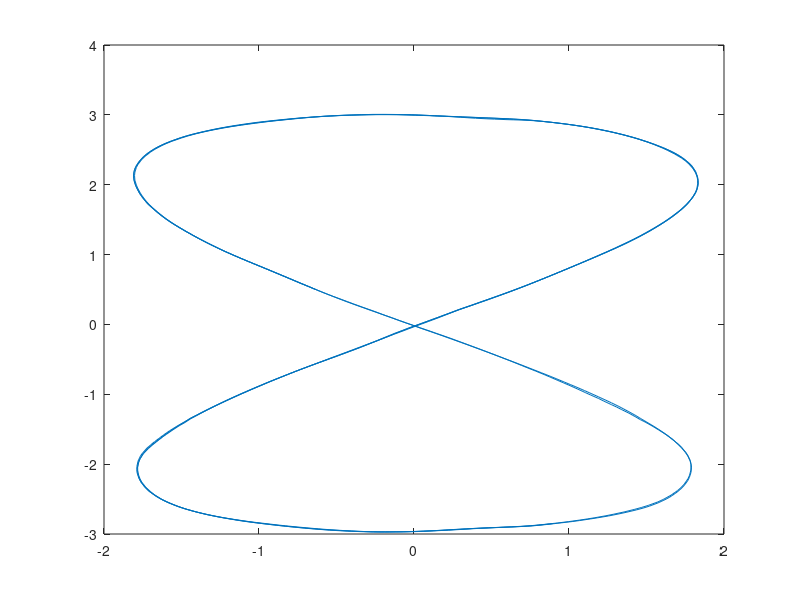

MATLAB code to generate this figure: (Note: this script raises an error after producing the figure.)



%% round tourht
%clear
load("RealG3.mat")
plot(position(:,2),position(:,3))
%clear
%%
%% Task 7.1 Calculate the normal distribution parameters
clear
load("calibration_data.mat")
% we know where the car is
% we know how long a beep should take to arrive
% since the car is still, each measure should be 0.5 away from the next
% using this we can get the error
tdoa_errors = zeros(12,25)
errors = zeros(8,24);

for i = 1:size(tphat,2) - 1
    errors(:,i) = tphat(:,i + 1) - tphat(:,i);
end

tdoa_errors(1,:) = tphat(1,:) - tphat(2,:);
tdoa_errors(2,:) = tphat(1,:) - tphat(3,:);
tdoa_errors(3,:) = tphat(1,:) - tphat(4,:);
tdoa_errors(4,:) = tphat(2,:) - tphat(3,:);
tdoa_errors(5,:) = tphat(2,:) - tphat(4,:);
tdoa_errors(6,:) = tphat(3,:) - tphat(4,:);

tdoa_errors(7,:) = tphat (5,:) - tphat(6,:);
tdoa_errors(8,:) = tphat (5,:) - tphat(7,:);
tdoa_errors(9,:) = tphat (5,:) - tphat(8,:);
tdoa_errors(10,:) = tphat(6,:) - tphat(7,:);
tdoa_errors(11,:) = tphat(6,:) - tphat(8,:);
tdoa_errors(12,:) = tphat(7,:) - tphat(8,:);

chirp_interval = 0.5;
errors = errors - chirp_interval;
sel_err = errors;
err_mean = mean(sel_err, 2);
err_std = std(sel_err, 0, 2);

err_tdoa_std = std(tdoa_errors,0,2);

%histfit(sel_err)

%%

%% Task 7.2
% hx = TDOA measurements
% 
%%
%% Task 7.3
%The good microphones are in a circle around the robot
% The bad ones are in a straight line looking towards the robot

%%
%% Task 7.4

load("dataset.mat")

%sm = exsensor('tdoa1', 4,1)
sm = sensormod(@model1, [3 0 4 8])
%mic_range = 5:8;
mic_range = 1:4;
data = tphat(mic_range,:)' * 340

th = [
2056.2 246.1;   % 1
-2233.4 409.9;  % 2
57.8 -3419.1;   % 3
218.9 3348.3;   % 4
-2140.7 1154.6; % 5
-2105.4 -2200.3;% 6
-2210.4 -505.8; % 7
-2179.2 2157.2  % 8 
]

th = th(mic_range,:)
th = reshape(th.',1,[])

sm.th = th * 0.001
R = diag(err_std(mic_range,:))
sm.pe = ndist(zeros(4,1), R) % maybe kaos
hold on
plot(sm)
hold on
crlb(sm) % !!!!!!!!!!!!!!!!!!! använd crlb2 !!!!!!!!!!!!!!!!!!!!!!!!!!!!!!!!!!!!!!!!!!!!!
% We see that config 1 is better since the crlb is better and rounder

%%
%% 7.5

sm = exsensor('tdoa2',4,1)
sm.th = th * 0.001
R = diag(err_tdoa_std(1:6,:));
sm.pe = ndist(zeros(6,1), R) % maybe kaos
%xnls = estimate(sm, data, 'thmask', ones(8,1));

sm.x0 = [0 0];
data1 = data(:,1) - data(:,2);
data2 = data(:,1) - data(:,3);
data3 = data(:,1) - data(:,4);
data4 = data(:,2) - data(:,3);
data5 = data(:,2) - data(:,4);
data6 = data(:,3) - data(:,4);
data_new = [data1, data2, data3, data4, data5, data6];

for i=1:length(data_new(:,1))
    [xhat, shat] = wls(sm, sig(data_new(i,:)));
    plot(shat,'conf',90)
    sm.x0 = [shat.x0(1:2) ];

end
hold on
%xplot2(xls, 'conf', 90);

%% 7.5 b)
sm = sensormod(@model1, [3 0 4 8])
sm.th = th * 0.001
R = diag(err_std(mic_range,:))
sm.pe = ndist(zeros(4,1), R) % maybe kaos
hold on 
plot(sm)
hold on
crlb(sm) % !!!!!!!!!!!!!!!!!!! använd crlb2 !!!!!!!!!!!!!!!!!!!!!!!!!!!!!!!!!!!!!!!!!!!!!

r0 = mean(data(1,:));
sm.x0 = [0 0 r0];
data_points = zeros(179,3)
for i=1:length(data(:,1))
    [shat, xhat] = nls(sm, sig(data(i,:)), 'thmask', zeros(sm.nn(4), 1));
    sm.x0 = [shat.x0(1:2)' shat.x0(3) + 0.5];
    data_points(i,:) = xhat.sol;
    plot(shat,'col','r', 'conf',90);
end

hold on
%%

%xplot2(xnls, 'conf', 90);
%% 7.6

direct_measurement = @(t,x,u,th) [x(1,:); x(2,:)];
sm = sensormod(direct_measurement, [2 0 2 0]);

m = exmotion('cv2d');
m = m.addsensor(sm);
m.pe=eye(2) * 0.1;
xhat1 = ekf(m, sig(data_points(:, 1:2))); % Time - varying
xplot2(xhat1, [1 2]);
hold on

sm = sensormod(direct_measurement, [2 0 2 0]);
m = exmotion('ca2d');
m = m.addsensor(sm);
m.pe=eye(2) * 0.1;
xhat1 = ekf(m, sig(data_points(:, 1:2))); % Time - varying
xplot2(xhat1, [1 2],'col','yellow');

%%

%% 7.6 b)
TDOA_measurements = data(:, 4) - data(:, 1:3);
sm = sensormod(@model2, [2 0 3 8]);

%R = diag(err_std(mic_range,:)); % 4 har lowest covariance choose that
R = diag(err_tdoa_std(1:3));
mm = exmotion('cv2d', 0.5);
mms = addsensor(mm, sm);
mms.pe = ndist(zeros(3,1), R(1:3,1:3)); % maybe kaos
mms.pv = mms.pv
mms.th = th * 0.001;
mms.x0 = [0, 0, -0.839, -0.2092];
%mms.pe=sm.pe
xhat1 = ekf(mms, sig(TDOA_measurements)); % Time - varying

xplot2(xhat1)
%%
